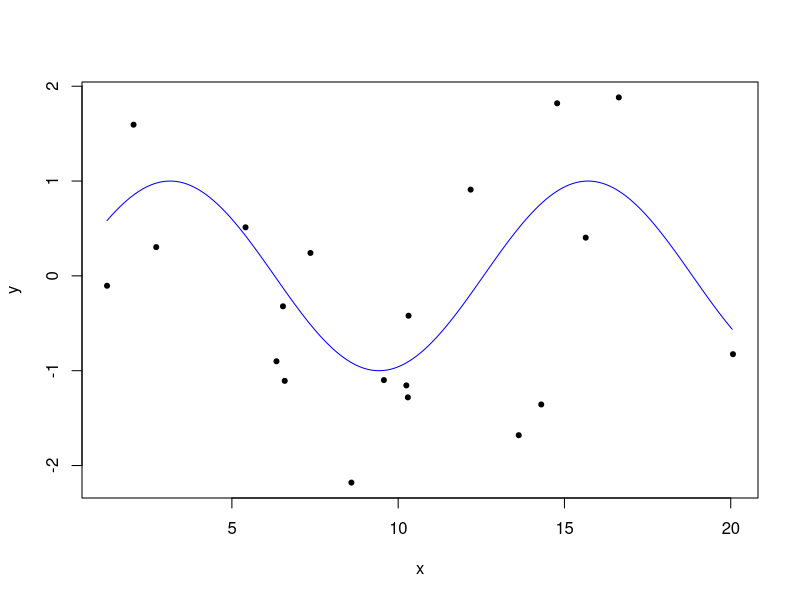
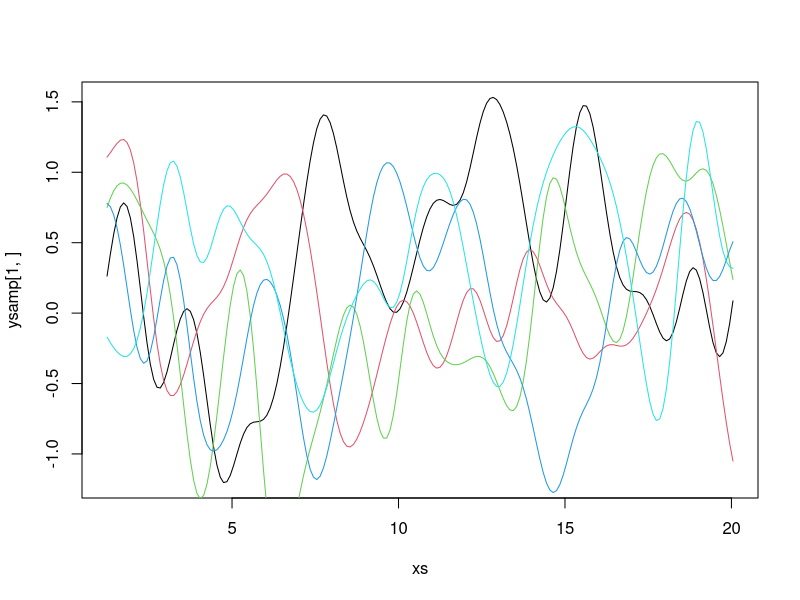
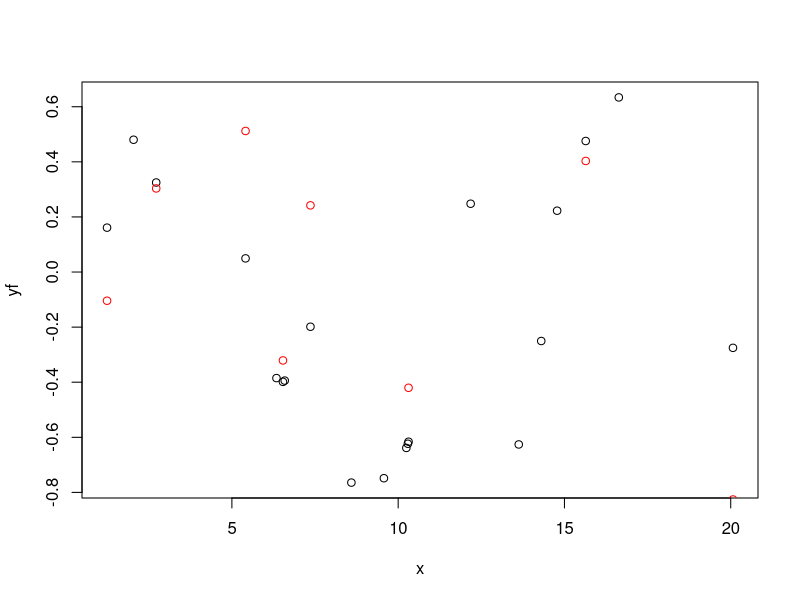
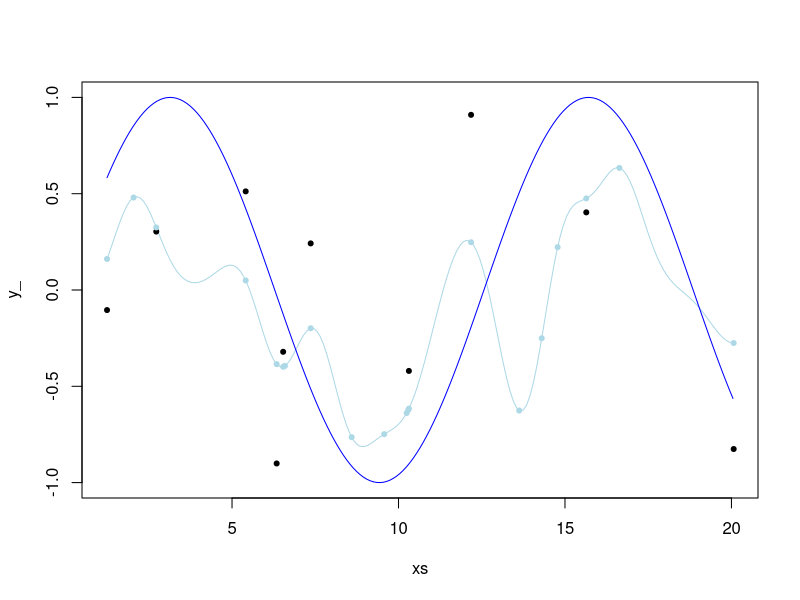
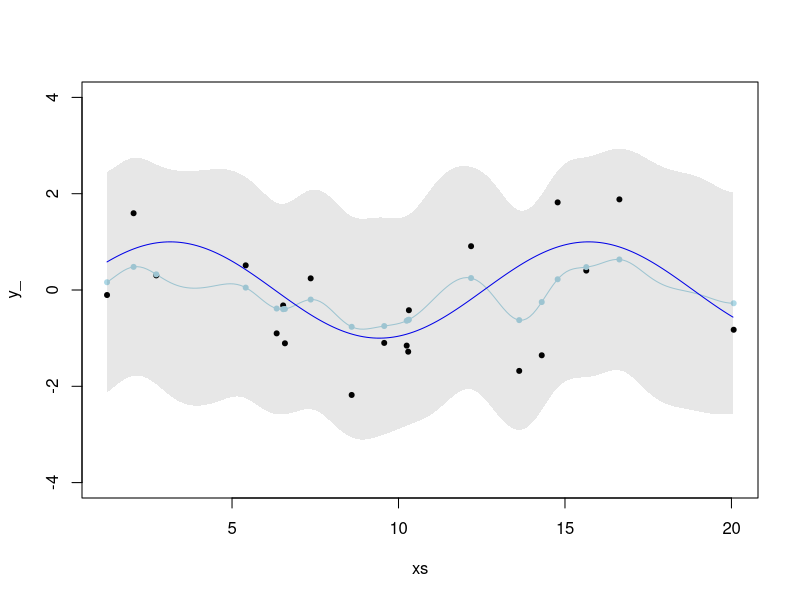
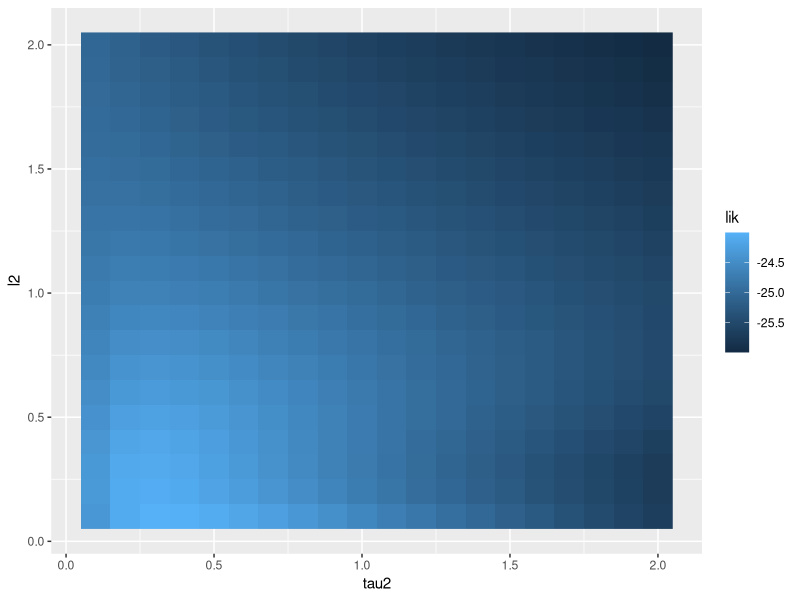
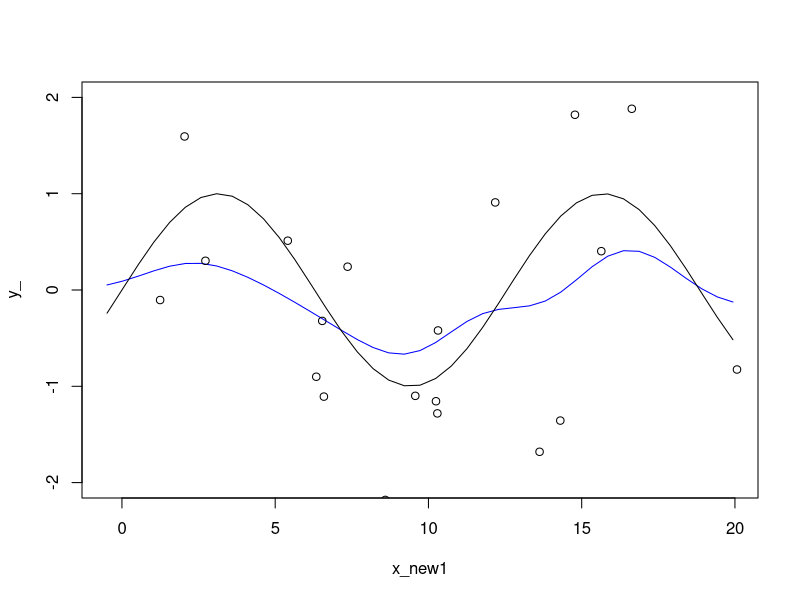

Here is the R script that generated these plots, in order: (Note: this script raises an error after producing the figures.)
## ---- chunk 1
set.seed(10)
N <- 20
x <- runif(N,min=0,max=24)
e <- rnorm(N)
y <- sin(0.5*x) + e
plot(x,y,pch=20)
xs <- seq(min(x),max(x),by=0.1)
lines(xs,sin(0.5*xs),col="blue")
## ---- chunk 2
## FUNCTIONS
# kernel matrix
k_exp <- function(x1,x2,tau2,l2) tau2*exp(-(sum((x1 - x2)^2))*(1/(2*l2)))
compute_K <- function(x,k,...) {
  N <- length(x) # assume input is a vector
  K <- matrix(nrow=N,ncol=N)
  for (i in 1:N) {
    for (j in 1:N){
      if (j <= i) {
        K[j,i] <- K[i,j] <- k(x[i],x[j],...)
      }
    }
  }
  K
}
compute_k <- function(x,x1,k,...) {
  N <- length(x)
  k_out <- numeric(length=N)
  for (i in 1:N) {
    k_out[i] <- k(x[i],x1,...)
  }
  k_out
}
## ---- chunk 3
K1 <- compute_K(xs,k_exp,0.5,0.5)
ysamp <- MASS::mvrnorm(n = 5,rep(0,length(xs)),Sigma=K1)
plot(xs,ysamp[1,],type="l")
for (i in 2:nrow(ysamp)) {
  lines(xs,ysamp[i,],col=i)
}
## ---- chunk 4
K1 <- compute_K(x,k_exp,0.5,0.5)
sig <- 1
K1a <- K1 + diag(sig,ncol=ncol(K1),nrow=nrow(K1))
K1a_inv <- solve(K1a)
yf <- numeric(length=length(x))
for (i in 1:length(yf)) {
  yf[i] <- K1[i,] %*% K1a_inv %*% y
}
plot(x,yf)
points(x,y,col="red")

## ---- chunk 5

x_new <- xs
y_ <- numeric(length = length(x_new))
for (i in 1:length(x_new)) {
  kv <- compute_k(x,x_new[i],k_exp,tau2=0.5,l2=0.5)
  y_[i] <- t(kv) %*% K1a_inv %*% y
}
plot(xs,y_,type="l",col="lightblue",ylim=c(-1,1))
points(x,y,pch=20)
points(x,yf,pch=20,col="lightblue")
lines(xs,sin(0.5*xs),col="blue")
## ---- chunk 6

sig_ <- numeric(length = length(x_new))
for (i in 1:length(x_new)) {
  c1 <- k_exp(x_new,x_new,tau2=0.5,l2=0.5) + sig
  kv <- compute_k(x,x_new[i],k_exp,tau2=0.5,l2=0.5)
  sig_[i] <- c1 - t(kv) %*% K1a_inv %*% kv
}

plot(xs,y_,type="l",col="lightblue",ylim=c(-4,4))
points(x,y,pch=20)
points(x,yf,pch=20,col="lightblue")
lines(xs,sin(0.5*xs),col="blue")

x_coord <- c(x_new,rev(x_new))
y_coord <- c(y_+2*sqrt(sig_),
             rev(y_-2*sqrt(sig_)))
polygon(x_coord,y_coord,col=rgb(0.1, 0.1, 0.1,0.1),border=NA)
## ---- chunk 7
# marginal likelihood of GP
lik <- function(y,sigma2,x,...) {
  K <- compute_K(x,...)
  N <- length(y)
  Ks <- K + sigma2*diag(1,nrow=N,ncol=N)
  t1 <- det(K + sigma2*diag(1,nrow=N,ncol=N))
  t2 <- K
  out <- -(N/2)*log(pi) - 0.5*log(det(Ks)) - 0.5*t(y) %*% solve(Ks) %*% y
  as.vector(out)
}

# fix sigma = 1 (the truth)
# evaluate tau2 and l2 on a grid
lik_grid <- expand.grid(tau2 = seq(from = 0.1,to = 2,by = 0.1),l2 = seq(from = 0.1,to = 2,by = 0.1))
lik_grid$lik <- NA
x_sc <- scale(x)
for (i in 1:nrow(lik_grid)) {
  lik_grid$lik[i] <- lik(y,1,x_sc,k=k_exp,tau2=lik_grid$tau2[i],l2=lik_grid$l2[i])
}

library(ggplot2)
ggplot(lik_grid) +
  geom_raster(aes(x = tau2, y = l2, fill = lik))
## ---- chunk 8
K1 <- compute_K(x_sc,k_exp,0.25,0.1)
sig <- 1
K1a <- K1 + diag(sig,ncol=ncol(K1),nrow=nrow(K1))
K1a_inv <- solve(K1a)

x_new <- seq(-2,2,0.1)
y_ <- numeric(length = length(x_new))
for (i in 1:length(x_new)) {
  kv <- compute_k(x_sc,x_new[i],k_exp,tau2=0.25,l2=0.1)
  y_[i] <- t(kv) %*% K1a_inv %*% y
}

x_new1 <- x_new*attributes(x_sc)[[3]][1] + attributes(x_sc)[[2]][1]

plot(x_new1,y_,ylim = c(-2,2),type = "l",col="blue")
points(x,y)
lines(x_new1,sin(0.5*x_new1))
## ---- chunk 9
y = 2*x + rnorm(100)


K = (x %*% t(x ))
Kinv = solve(K + diag(ncol(K)) * 0.0001)
plot(x,y,col="lightblue",pch=20)

yhat <- numeric(100)
for (i in 1:100) {
  yhat[i] <-   t(x * (x[i] )) %*% Kinv %*% y
}
lines(x,yhat ,col="red")
## ---- chunk 10
x <- rnorm(100)
y = 2*x + x^2 + rnorm(100)
K <- matrix(nrow = 100,ncol = 100)
for (i in 1:N) {
  K[i,] <- (x[i]*x + 1)^2
}
Kinv = solve(K + diag(ncol(K)) * 0.001)
plot(x,y,col="lightblue",pch=20)

yhat <- numeric(100)
for (i in 1:100) {
  yhat[i] <-   t(((x * x[i]) + 1)^2) %*% Kinv %*% y
}
points(x,yhat ,col="red")
## ---- chunk 11
# kernel
k_eq <- function(x1,x2,t0,t1,t2,t3,t4) {
  t0*exp(-(t1/2)*sum((x1-x2)^2)) + t2 + t3*sum(x1*x2) + t4*sum(x1*x2*x1*x2)
}

N <- 1000
x <- seq(-10,10,length.out = N)

K <- matrix(nrow = N,ncol = N)
for (i in 1:N) {
  for (j in 1:N) {
    K[i,j] <- k_eq(x[i],x[j],1,1,1,5,0.02)
  }
}
## ---- chunk 12
ysamp <- MASS::mvrnorm(n = 10,rep(0,N),Sigma=K)
plot(x,ysamp[1,],pch=20,ylim=c(-20,20))
for (i in 2:nrow(ysamp)) {
  points(x,ysamp[i,],col=i,pch=20)
}

